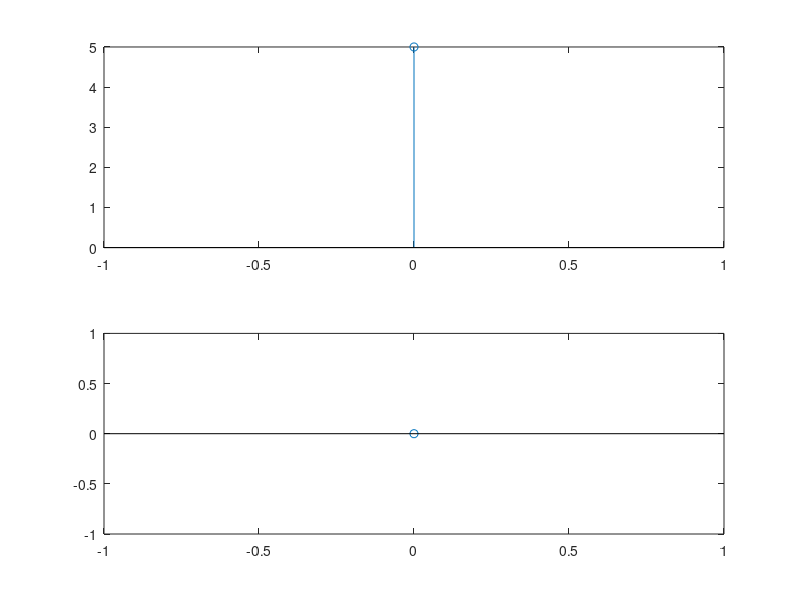

The MATLAB source for this figure:

x=input('enter:') %enter as [1 2 3 4]
y=fft(x)
k=0:length(x)-1;
subplot(2,1,1)
stem(k,abs(y))
subplot(2,1,2)
stem(k,angle(y))
